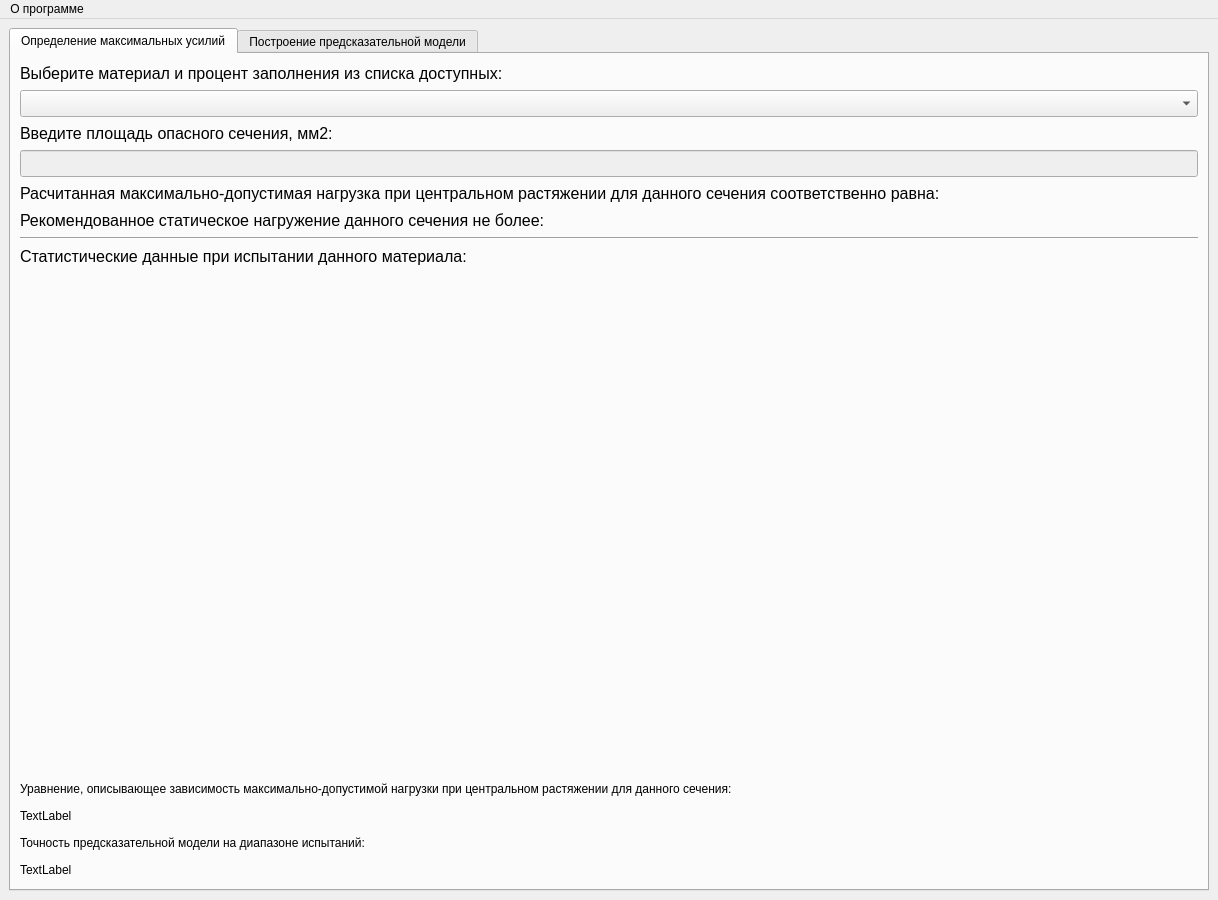
<?xml version="1.0" encoding="UTF-8"?>
<ui version="4.0">
 <class>MainWindow</class>
 <widget class="QMainWindow" name="MainWindow">
  <property name="geometry">
   <rect>
    <x>0</x>
    <y>0</y>
    <width>1218</width>
    <height>900</height>
   </rect>
  </property>
  <property name="sizePolicy">
   <sizepolicy hsizetype="Fixed" vsizetype="Fixed">
    <horstretch>0</horstretch>
    <verstretch>0</verstretch>
   </sizepolicy>
  </property>
  <property name="minimumSize">
   <size>
    <width>1218</width>
    <height>900</height>
   </size>
  </property>
  <property name="maximumSize">
   <size>
    <width>1218</width>
    <height>900</height>
   </size>
  </property>
  <property name="windowTitle">
   <string>Основное окно</string>
  </property>
  <widget class="QWidget" name="centralwidget">
   <layout class="QVBoxLayout" name="verticalLayout">
    <item>
     <widget class="QTabWidget" name="main_tabs">
      <property name="minimumSize">
       <size>
        <width>1200</width>
        <height>800</height>
       </size>
      </property>
      <property name="currentIndex">
       <number>0</number>
      </property>
      <widget class="QWidget" name="master_tab">
       <attribute name="title">
        <string>Определение максимальных усилий</string>
       </attribute>
       <layout class="QVBoxLayout" name="verticalLayout_2">
        <item>
         <widget class="QLabel" name="label">
          <property name="font">
           <font>
            <pointsize>12</pointsize>
           </font>
          </property>
          <property name="text">
           <string>Выберите материал и процент заполнения из списка доступных:</string>
          </property>
         </widget>
        </item>
        <item>
         <widget class="QComboBox" name="master_comboBox">
          <property name="font">
           <font>
            <pointsize>12</pointsize>
           </font>
          </property>
         </widget>
        </item>
        <item>
         <widget class="QLabel" name="label_4">
          <property name="font">
           <font>
            <pointsize>12</pointsize>
           </font>
          </property>
          <property name="text">
           <string>Введите площадь опасного сечения, мм2:</string>
          </property>
         </widget>
        </item>
        <item>
         <widget class="QLineEdit" name="master_square_edit">
          <property name="enabled">
           <bool>false</bool>
          </property>
          <property name="font">
           <font>
            <pointsize>12</pointsize>
           </font>
          </property>
         </widget>
        </item>
        <item>
         <widget class="QLabel" name="master_maxForce_label">
          <property name="font">
           <font>
            <pointsize>12</pointsize>
           </font>
          </property>
          <property name="text">
           <string>Расчитанная максимально-допустимая нагрузка при центральном растяжении для данного сечения соответственно равна: </string>
          </property>
         </widget>
        </item>
        <item>
         <widget class="QLabel" name="master_recForce_label">
          <property name="font">
           <font>
            <pointsize>12</pointsize>
           </font>
          </property>
          <property name="text">
           <string>Рекомендованное статическое нагружение данного сечения не более: </string>
          </property>
         </widget>
        </item>
        <item>
         <widget class="Line" name="line">
          <property name="orientation">
           <enum>Qt::Horizontal</enum>
          </property>
         </widget>
        </item>
        <item>
         <widget class="QLabel" name="label_7">
          <property name="font">
           <font>
            <pointsize>12</pointsize>
           </font>
          </property>
          <property name="text">
           <string>Статистические данные при испытании данного материала: </string>
          </property>
         </widget>
        </item>
        <item>
         <widget class="QWidget" name="master_graph_widget" native="true">
          <property name="minimumSize">
           <size>
            <width>0</width>
            <height>500</height>
           </size>
          </property>
         </widget>
        </item>
        <item>
         <widget class="QLabel" name="label_8">
          <property name="text">
           <string>Уравнение, описывающее зависимость максимально-допустимой нагрузки при центральном растяжении для данного сечения:</string>
          </property>
         </widget>
        </item>
        <item>
         <widget class="QLabel" name="master_equation_label">
          <property name="text">
           <string>TextLabel</string>
          </property>
         </widget>
        </item>
        <item>
         <widget class="QLabel" name="label_10">
          <property name="text">
           <string>Точность предсказательной модели на диапазоне испытаний: </string>
          </property>
         </widget>
        </item>
        <item>
         <widget class="QLabel" name="master_label_accuracy">
          <property name="text">
           <string>TextLabel</string>
          </property>
         </widget>
        </item>
       </layout>
      </widget>
      <widget class="QWidget" name="build_tab">
       <attribute name="title">
        <string>Построение предсказательной модели</string>
       </attribute>
       <layout class="QVBoxLayout" name="verticalLayout_3">
        <item>
         <layout class="QHBoxLayout" name="horizontalLayout_4">
          <item>
           <widget class="QLabel" name="label_12">
            <property name="frameShadow">
             <enum>QFrame::Plain</enum>
            </property>
            <property name="text">
             <string>Внимание! Перед построением модели ознакомьтесь с файлом-инструкцией о формате предоставляемых данных по кнопке справа! Использование данных неправильного формата может привести к экстренному закрытию программного продукта. </string>
            </property>
            <property name="wordWrap">
             <bool>true</bool>
            </property>
           </widget>
          </item>
          <item>
           <widget class="Line" name="line_2">
            <property name="orientation">
             <enum>Qt::Vertical</enum>
            </property>
           </widget>
          </item>
          <item>
           <widget class="QToolButton" name="build_about_toolButton">
            <property name="text">
             <string>Справка</string>
            </property>
           </widget>
          </item>
         </layout>
        </item>
        <item>
         <widget class="QPushButton" name="build_choosefile_button">
          <property name="text">
           <string>Выбрать файл с испытаниями для создания предсказательной модели</string>
          </property>
         </widget>
        </item>
        <item>
         <widget class="QPushButton" name="build_createModel_button">
          <property name="enabled">
           <bool>false</bool>
          </property>
          <property name="text">
           <string>Создать предсказательную модель</string>
          </property>
         </widget>
        </item>
        <item>
         <widget class="QProgressBar" name="build_progresbar">
          <property name="enabled">
           <bool>false</bool>
          </property>
          <property name="value">
           <number>0</number>
          </property>
         </widget>
        </item>
        <item>
         <widget class="QWidget" name="build_graph_widget" native="true">
          <property name="minimumSize">
           <size>
            <width>0</width>
            <height>550</height>
           </size>
          </property>
         </widget>
        </item>
        <item>
         <widget class="QLabel" name="build_accuracy_label">
          <property name="text">
           <string>Точность данной предсказательной модели:</string>
          </property>
         </widget>
        </item>
        <item>
         <widget class="QLabel" name="build_equation_label">
          <property name="text">
           <string>Уравнение, описывающее зависимость максимально-допустимой нагрузки:</string>
          </property>
         </widget>
        </item>
        <item>
         <widget class="QLineEdit" name="build_modelName_edit">
          <property name="enabled">
           <bool>false</bool>
          </property>
          <property name="text">
           <string>Название_материала*Процент_заполнения</string>
          </property>
         </widget>
        </item>
        <item>
         <widget class="QPushButton" name="build_editdata_button">
          <property name="enabled">
           <bool>false</bool>
          </property>
          <property name="text">
           <string>Редактировать данные для создания модели</string>
          </property>
         </widget>
        </item>
        <item>
         <widget class="QPushButton" name="build_savemodel_button">
          <property name="enabled">
           <bool>false</bool>
          </property>
          <property name="text">
           <string>Сохранить созданную модель в БД под заданым именем </string>
          </property>
         </widget>
        </item>
       </layout>
      </widget>
     </widget>
    </item>
   </layout>
  </widget>
  <widget class="QMenuBar" name="menubar">
   <property name="geometry">
    <rect>
     <x>0</x>
     <y>0</y>
     <width>1218</width>
     <height>22</height>
    </rect>
   </property>
   <widget class="QMenu" name="menu">
    <property name="title">
     <string>О программе</string>
    </property>
   </widget>
   <addaction name="menu"/>
  </widget>
 </widget>
 <resources/>
 <connections/>
</ui>
